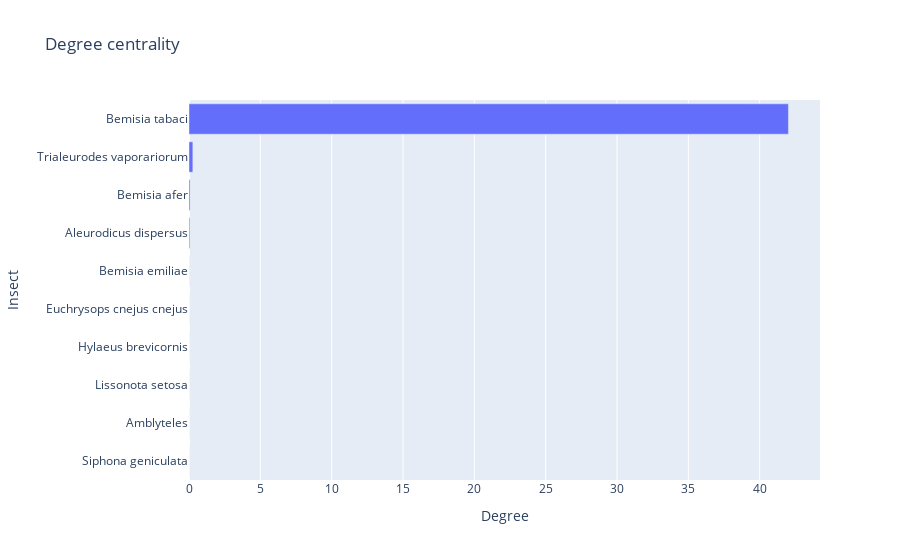

The code cell stored with this chart in its notebook:
### Markdown cell above
# Visualisasi Hasil Analisis

### Code cell
import plotly.graph_objects as go

to_itter=data_to_count.sort_values('dc_result',ascending=False).reset_index(drop=True)[:10]

label=[]
degree=[]
for index,data in to_itter.sort_values('dc_result',ascending=True).reset_index(drop=True).iterrows():
    label.append(data.label)
    degree.append(data.dc_result)

fig = go.Figure(data=go.Bar(
    x=degree,
    y=label,
    orientation='h'
))

fig.update_layout(
    title='Degree centrality',
    xaxis_title='Degree',
    yaxis_title='Insect'
)

fig.show()

### Figure 1 — Plotly figure (JSON) as saved in the notebook; plotly's stock layout.template omitted (floating-point values rounded to 4 significant figures)
{"data": [{"orientation": "h", "type": "bar", "x": [0, 0, 0, 0, 0, 0.003375, 0.05849, 0.07424, 0.27, 42.02], "y": ["Siphona geniculata", "Amblyteles", "Lissonota setosa", "Hylaeus brevicornis", "Euchrysops cnejus cnejus", "Bemisia emiliae", "Aleurodicus dispersus", "Bemisia afer", "Trialeurodes vaporariorum", "Bemisia tabaci"]}], "layout": {"title": {"text": "Degree centrality"}, "xaxis": {"title": {"text": "Degree"}}, "yaxis": {"title": {"text": "Insect"}}}}
